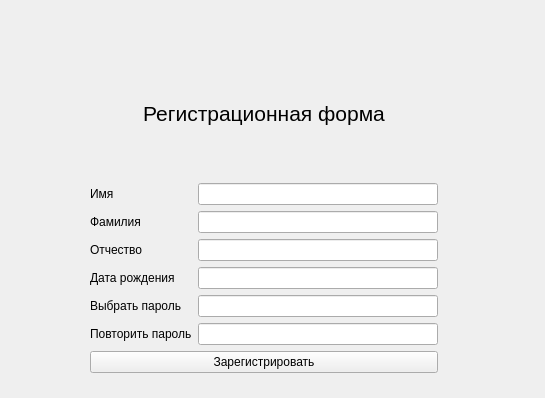
<?xml version="1.0" encoding="UTF-8"?>
<ui version="4.0">
 <class>registerForm</class>
 <widget class="QWidget" name="registerForm">
  <property name="geometry">
   <rect>
    <x>0</x>
    <y>0</y>
    <width>545</width>
    <height>398</height>
   </rect>
  </property>
  <property name="windowTitle">
   <string>Form</string>
  </property>
  <widget class="QWidget" name="gridLayoutWidget">
   <property name="geometry">
    <rect>
     <x>50</x>
     <y>50</y>
     <width>428</width>
     <height>323</height>
    </rect>
   </property>
   <layout class="QGridLayout" name="outerLayout">
    <item row="0" column="1">
     <widget class="QLabel" name="titleLabel">
      <property name="font">
       <font>
        <pointsize>16</pointsize>
       </font>
      </property>
      <property name="text">
       <string>Регистрационная форма</string>
      </property>
      <property name="alignment">
       <set>Qt::AlignCenter</set>
      </property>
     </widget>
    </item>
    <item row="2" column="2">
     <spacer name="rightSpacer">
      <property name="orientation">
       <enum>Qt::Horizontal</enum>
      </property>
      <property name="sizeType">
       <enum>QSizePolicy::Fixed</enum>
      </property>
      <property name="sizeHint" stdset="0">
       <size>
        <width>40</width>
        <height>20</height>
       </size>
      </property>
     </spacer>
    </item>
    <item row="2" column="0">
     <spacer name="leftSpacer">
      <property name="orientation">
       <enum>Qt::Horizontal</enum>
      </property>
      <property name="sizeType">
       <enum>QSizePolicy::Fixed</enum>
      </property>
      <property name="sizeHint" stdset="0">
       <size>
        <width>40</width>
        <height>20</height>
       </size>
      </property>
     </spacer>
    </item>
    <item row="1" column="1">
     <layout class="QGridLayout" name="fieldLayout">
      <item row="0" column="0">
       <widget class="QLabel" name="nameLabel">
        <property name="text">
         <string>Имя</string>
        </property>
       </widget>
      </item>
      <item row="4" column="0">
       <widget class="QLabel" name="choosePassportlabel">
        <property name="text">
         <string>Выбрать пароль</string>
        </property>
       </widget>
      </item>
      <item row="0" column="1">
       <widget class="QLineEdit" name="nameEdit"/>
      </item>
      <item row="1" column="1">
       <widget class="QLineEdit" name="lastNameEdit"/>
      </item>
      <item row="2" column="1">
       <widget class="QLineEdit" name="middleNameEdit"/>
      </item>
      <item row="4" column="1">
       <widget class="QLineEdit" name="PasswordEdit"/>
      </item>
      <item row="3" column="1">
       <widget class="QLineEdit" name="birthEdit"/>
      </item>
      <item row="1" column="0">
       <widget class="QLabel" name="lastNameLabel">
        <property name="text">
         <string>Фамилия</string>
        </property>
       </widget>
      </item>
      <item row="2" column="0">
       <widget class="QLabel" name="middleNameLabel">
        <property name="text">
         <string>Отчество</string>
        </property>
       </widget>
      </item>
      <item row="3" column="0">
       <widget class="QLabel" name="birthdateLabel">
        <property name="text">
         <string>Дата рождения</string>
        </property>
       </widget>
      </item>
      <item row="5" column="1">
       <widget class="QLineEdit" name="repeatPasswordEdit"/>
      </item>
      <item row="5" column="0">
       <widget class="QLabel" name="repeatPassword">
        <property name="text">
         <string>Повторить пароль</string>
        </property>
       </widget>
      </item>
     </layout>
    </item>
    <item row="2" column="1">
     <widget class="QPushButton" name="registerPushButton">
      <property name="text">
       <string>Зарегистрировать</string>
      </property>
     </widget>
    </item>
   </layout>
  </widget>
 </widget>
 <resources/>
 <connections/>
</ui>
